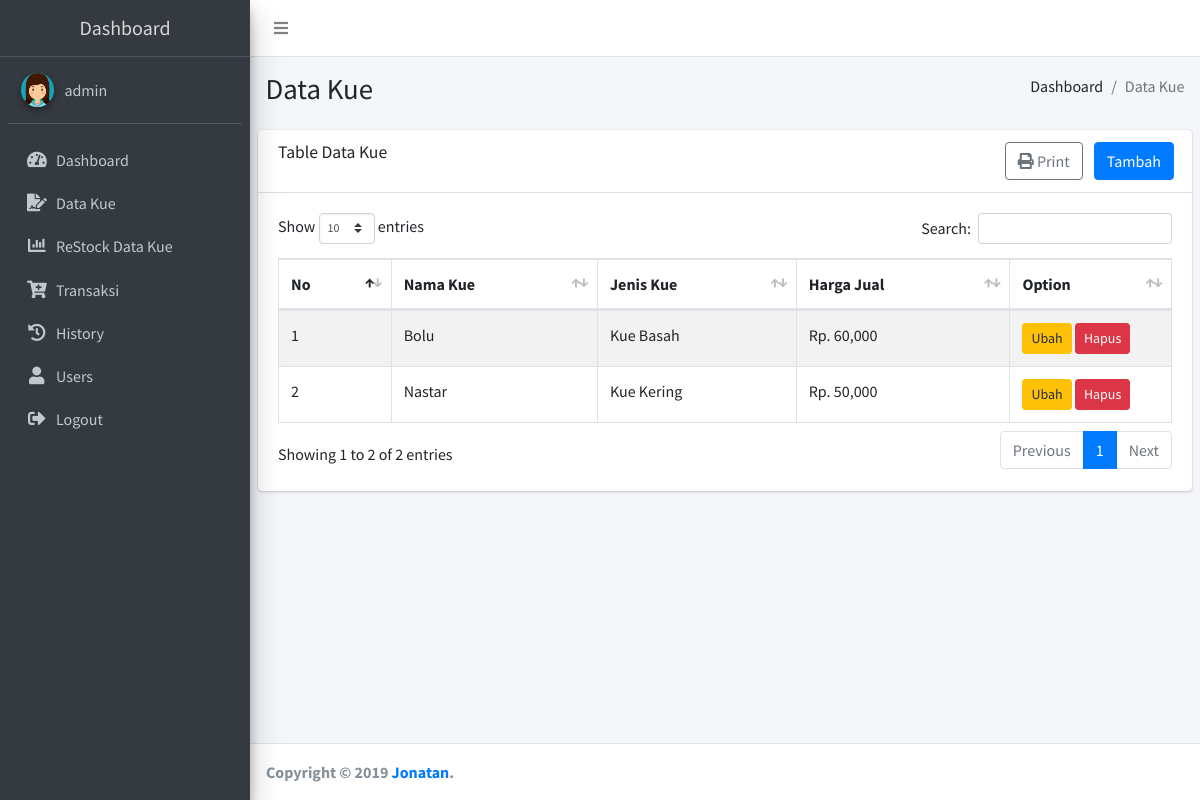
The app's page /admin/index.php?act=barang (signed in) with its own data.
### tables this page shows
CREATE TABLE `barang` (
  `id` int(11) NOT NULL,
  `nama` text NOT NULL,
  `jenis` text NOT NULL,
  `harga` int(11) NOT NULL,
  `jumlah` int(11) NOT NULL
);

### admin/barang.php (the view, shortened to what this page needs)
<?php
    $result = $conn->query("SELECT * FROM barang");
?>
<div class="content-wrapper">
    <section class="content-header">
      <div class="container-fluid">
        <div class="row mb-2">
          <div class="col-sm-6">
            <h1>Data Kue</h1>
          </div>
          <div class="col-sm-6">
            <ol class="breadcrumb float-sm-right">
              <li class="breadcrumb-item">Dashboard</li>
              <li class="breadcrumb-item active">Data Kue</li>
            </ol>
          </div>
        </div>
      </div>
    </section>
    <section class="content">
      <div class="card">
        <div class="card-header">
          <h3 class="card-title">Table Data Kue</h3>
          <div class="card-tools">
          <a href="laporan_data_kue.php" class="btn btn-outline-secondary mr-2"><i class="fas fa-print"></i> Print</a>
            <a href="index.php?act=barang_tambah" class="btn btn-primary mr-2">Tambah</a>
          </div>
        </div>
        <div class="card-body">
        <table id="tables" class="table table-bordered table-striped">
                <thead>
                <tr>
                  <th>No</th>
                  <th>Nama Kue</th>
                  <th>Jenis Kue</th>
                  <th>Harga Jual</th>
                  <th width="18%">Option</th>
                </tr>
                </thead>
                <tbody>
                <?php
                    if($result->num_rows > 0){
                      $n = 1;
                      while($row = $result->fetch_assoc()){
                        echo "<tr>";
                        echo "<td>".$n."</td>";
                        echo "<td>".$row['nama']."</td>";
                        echo "<td>".$row['jenis']."</td>";
                        echo "<td>Rp. ".number_format($row['harga'])."</td>";
                        echo "<td>
                                  <a href='index.php?act=barang_ubah&id=$row[id]' class='btn btn-sm btn-warning'>Ubah</a>
                                  <a href='index.php?act=barang_hapus&id=$row[id]' class='btn btn-sm btn-danger'>Hapus</a>
                              </td>";
                        echo "</tr>"  ;
                        $n++;
                      }
                    }
                  ?>
                </tbody>
              </table>
        </div>
      </div>
    </section>
  </div>

### records on screen
barang: nama "Bolu", jenis "Kue Basah", harga "60,000"
barang: nama "Nastar", jenis "Kue Kering", harga "50,000"

### other values on screen
$_SESSION['username'] "admin"
